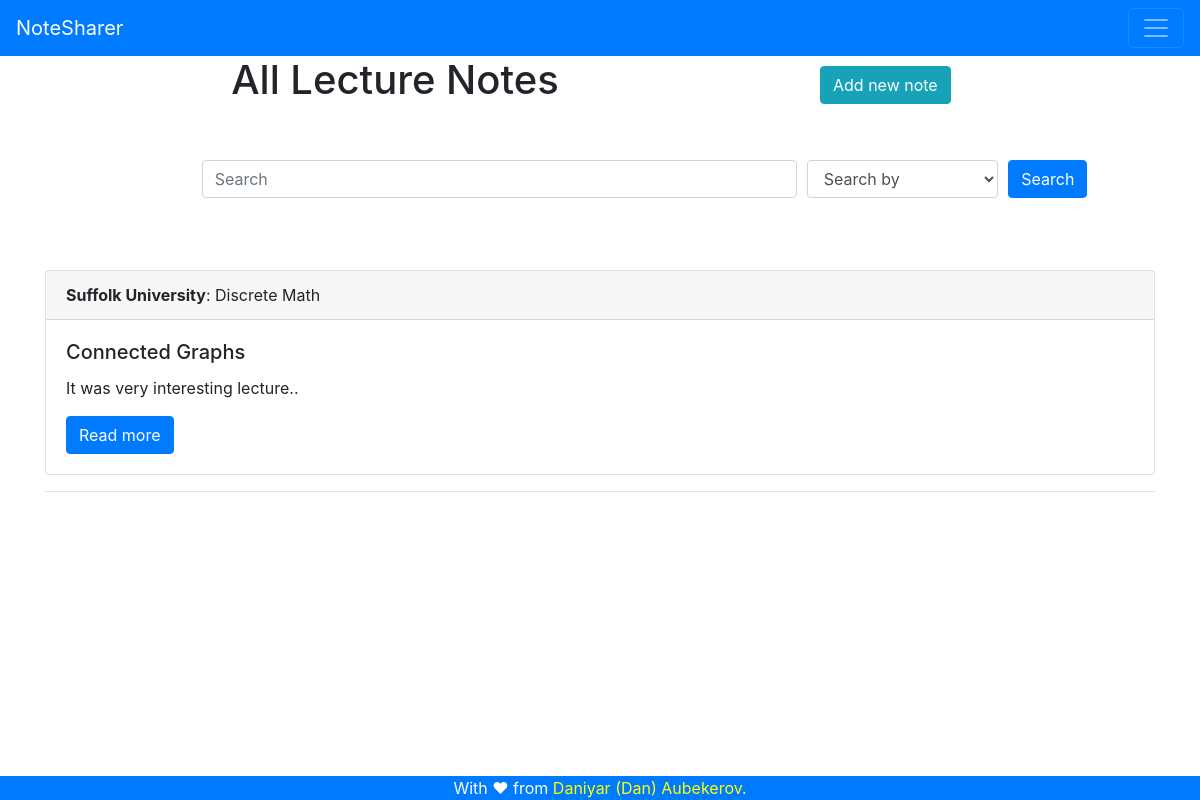
/notes (signed in), run on an earlier commit of the app's database.
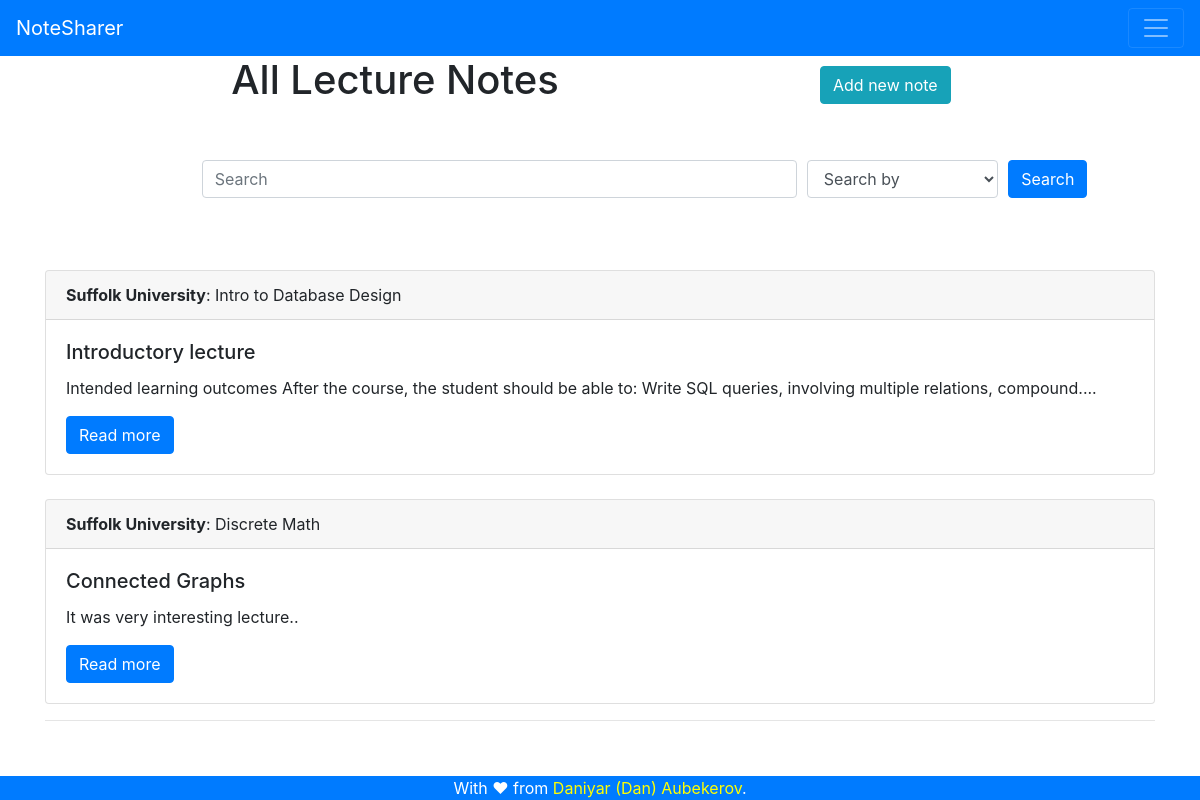
And on a later commit of the database.
### tables this page shows
CREATE TABLE Notes (
    'noteID' INTEGER NOT NULL PRIMARY KEY,
    'content' TEXT(50000),
    'author' INTEGER, 'university' VARCHAR(300), 'class' VARCHAR(300), 'lectureName' VARCHAR(300),
    FOREIGN KEY('author') REFERENCES accounts(id)
);

### app.py (the view)
@app.route('/notes', methods = ['GET', 'POST'])
def notes():
    if (not session['user']):
        return render_template('404.html', error = 'You are not loged in to view this page')
    context = dict()
    db_connection = sqlite3.connect('database.db')
    cursor = db_connection.cursor()
    if (request.method == 'POST'):
        search = request.form.get('searchQ')
        type_search = request.form.get('type')
        if (type_search == 'University'):
            cursor.execute('SELECT * FROM notes WHERE instr(?,notes.university)>0;', [search])
        elif (type_search == 'Class'):
            cursor.execute('SELECT * FROM notes WHERE instr(?,notes.class)>0;', [search])
        elif (type_search == 'Content'):
            cursor.execute('SELECT * FROM notes WHERE instr(?,notes.content)>0;', [search])
        elif (type_search == 'Author'):
            cursor.execute('SELECT * FROM notes INNER JOIN accounts ON notes.author = accounts.id WHERE instr(?,accounts.login)>0;', [search])
        else:
            cursor.execute('SELECT * FROM notes;')
        notes = cursor.fetchall()
        cursor.close()
        context['notes'] = reversed(notes)
    else:
        cursor.execute('SELECT * FROM notes;')
        notes = cursor.fetchall()
        cursor.close()
        context['notes'] = reversed(notes)
    return render_template('notes.html', context = context)

### templates/notes.html (shortened to what this page needs)
{% extends 'base.html' %}
{% block body %}
    <div class = "row"><div class = "col-sm-8"><center><h1>All Lecture Notes</h1></center></div><div class = "col-sm-4"><a href = "{{url_for('add_note')}}" class = "btn btn-info" style = "margin-top:10px;">Add new note</a></div></div>
    <br><br>
    <form method = "post"  id = "search">
        <div class="form-row row">
            <div class="col-2">
            </div>
            <div class="col-6">
                <input type="text" id = "searchQ" name = "searchQ" class="form-control" placeholder="Search">
            </div>
            <div class="col-2">
                <select class="form-control" id="exampleFormControlSelect1" name = "type">
                    <option>Search by</option>
                </select>
            </div>
            <div class="col-2">
                <input type = "submit" class = "btn btn-primary" value = "Search" />
            </div>
        </div>
    </form>
    <br><br>
    <div class="container">
        <div class="row">
            <div class="col-sm-12">
                {% for note in context['notes'] %}
                    <br>
                    <div class="card">
                        <div class="card-header">
                            <b>{{note[3]}}</b>: {{note[4]}}
                        </div>
                        <div class="card-body">
                            <h5 class="card-title">{{note[5]}}</h5>
                            <p class="card-text">{{note[1] |truncate(150)}}.</p>
                            <a href="{{url_for('note', id = note[0])}}" class="btn btn-primary">Read more</a>
                        </div>
                    </div>
                {% endfor %}
            </div>
        </div>
    <div>
    <hr>
{% endblock %}

What changed in the data, as far as the page shows it:
added Notes: university "Suffolk University", class "Intro to Database Design", lectureName "Introductory lecture", content "Intended learning outcomes After the course, the student should be able to: Write SQL queries, involving multiple relations, compound..."
